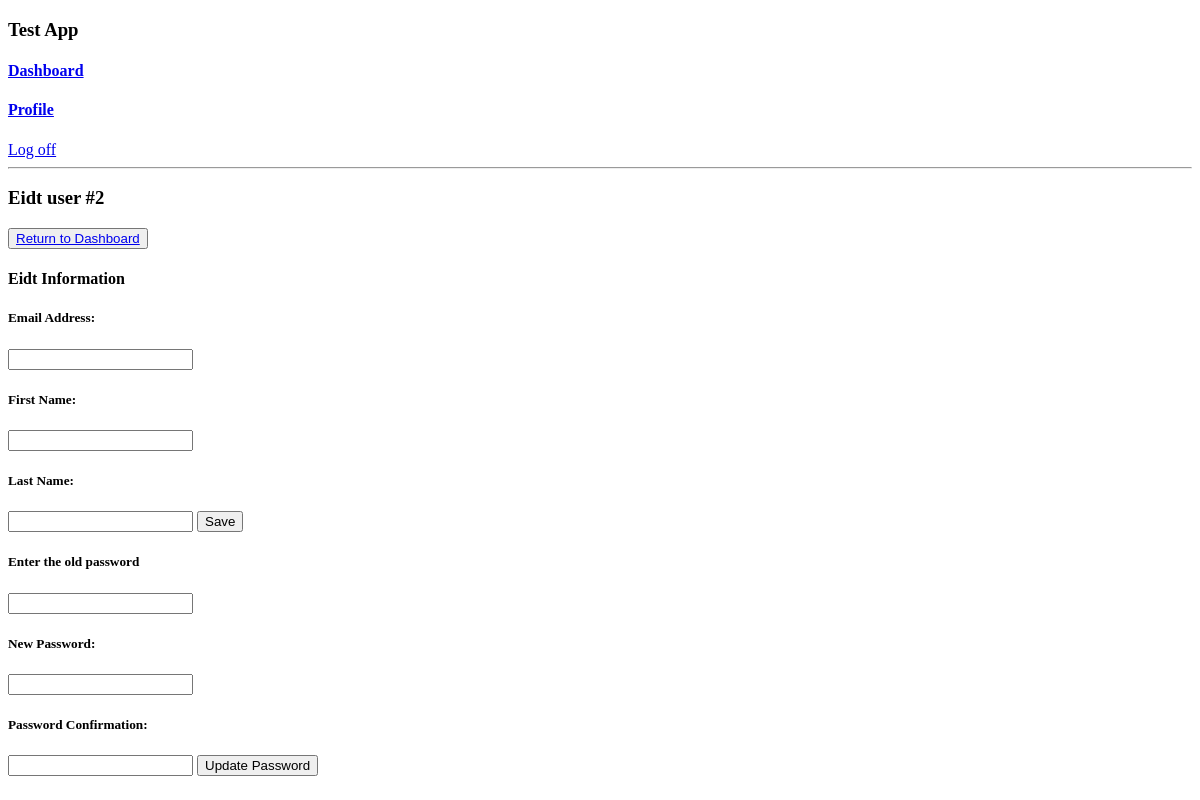
The page /edituser/2 (signed in) on the database as committed earlier.
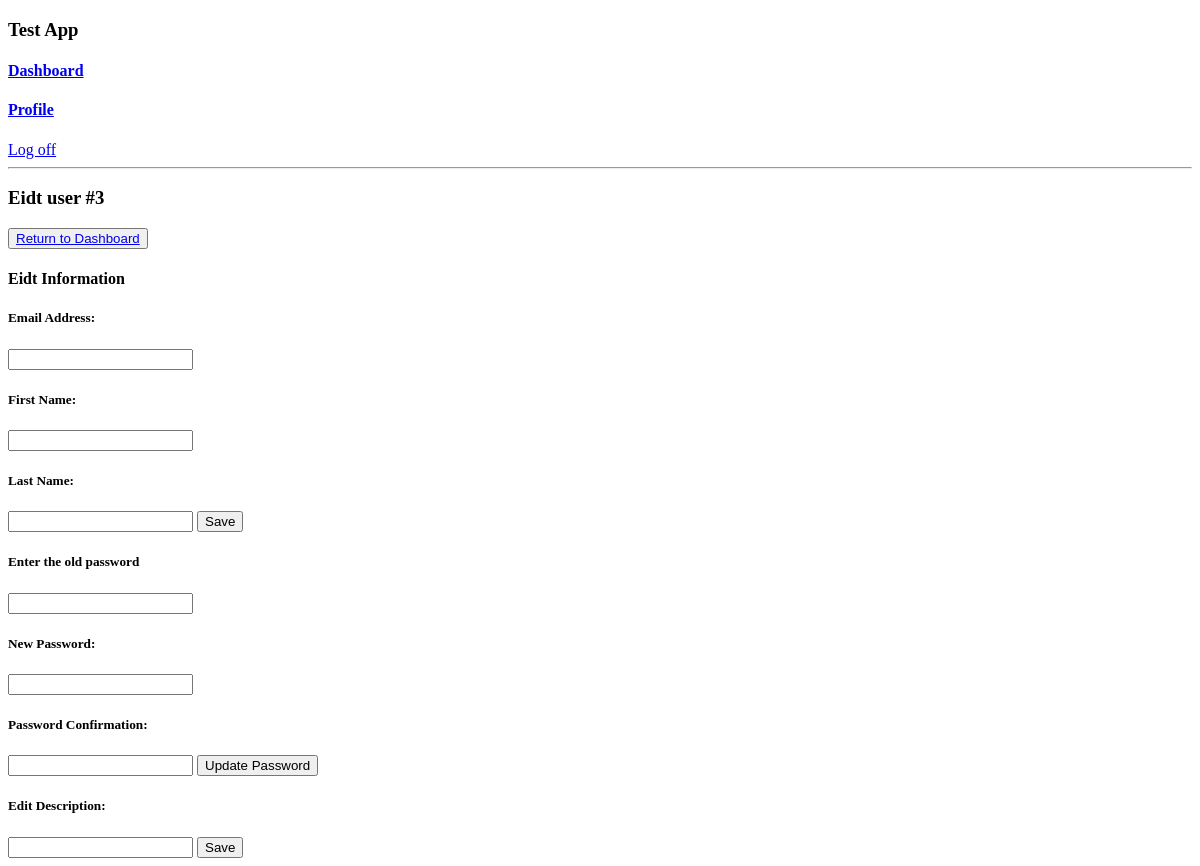
The same page on the database as committed later.
### user/models.py (models this page shows)
class User (models.Model):
    first_name = models.CharField(max_length=255)
    last_name = models.CharField(max_length=255)
    email = models.CharField(max_length=255)
    password = models.CharField(max_length=255)
    description = models.CharField(max_length=255)
    userlevel = models.CharField(max_length=45)
    created_at = models.DateTimeField(auto_now_add=True)
    updated_at = models.DateTimeField(auto_now_add=True)
    objects = UserManager()

### user/views.py (the view)
# urls.py: path('edituser/<int:user_id>',views.edituserpage),
def edituserpage(request, user_id):
    loginuser = User.objects.get(id = request.session['user_id'])
    if loginuser.userlevel == 'Normal':
        context = {
            'user': loginuser
        }
    else:
        user = User.objects.get(id = user_id)
        context = {
            'user':user,
            'loginuser':loginuser
        }
    return render (request, 'editprofile.html', context)

### user/templates/editprofile.html (shortened to what this page needs)
<!DOCTYPE html>
<html lang="en">
<head>
</head>
<body>
    <header>
        <h3>Test App</h3>
        <h4><a href="/success">Dashboard</a></h4>
        <h4><a href="/editprofile">Profile</a></h4>
        <a href="/logout">Log off</a>
        <hr>
    </header>
    <div>
        <h3>Eidt user #{{user.id}}</h3>
        <button><a href="/success">Return to Dashboard</a></button>
    </div>
    <div>
        <form action="/update/{{user.id}}" method="POST">
            <h4>Eidt Information</h4>
            <h5>Email Address:</h5>
            <input type="text" name="email">
            <h5>First Name:</h5>
            <input type="text" name="first_name">
            <h5>Last Name:</h5>
            <input type="text" name="last_name">
            <button>Save</button>
        </form>
    </div>
    <div>
        <form action="/editpassword" method="POST">
            <h5>Enter the old password</h5>
            <input type="text" name="oldpassword">
            <h5>New Password:</h5>
            <input type="text" name="password">
            <h5>Password Confirmation:</h5>
            <input type="text" name="password_confirm">
            <button>Update Password</button>
        </form>
    </div>
    {% if user.userlevel == 'Normal' %}
    <div>
        <form action="/editdesc" method="POST">
            <h5>Edit Description:</h5>
            <input type="text" name="desc">
            <button>Save</button>
        </form>
    </div>
    {% endif %}
</body>
</html>

Rows that differ between the two databases and show on the page:
no longer on this page (row edited): User: id "2"
now on this page (row edited): User: id "3"
changed User: userlevel empty → "Normal" (drawn)
Other text that changed with them:
text now shown: "Edit Description: Save"
